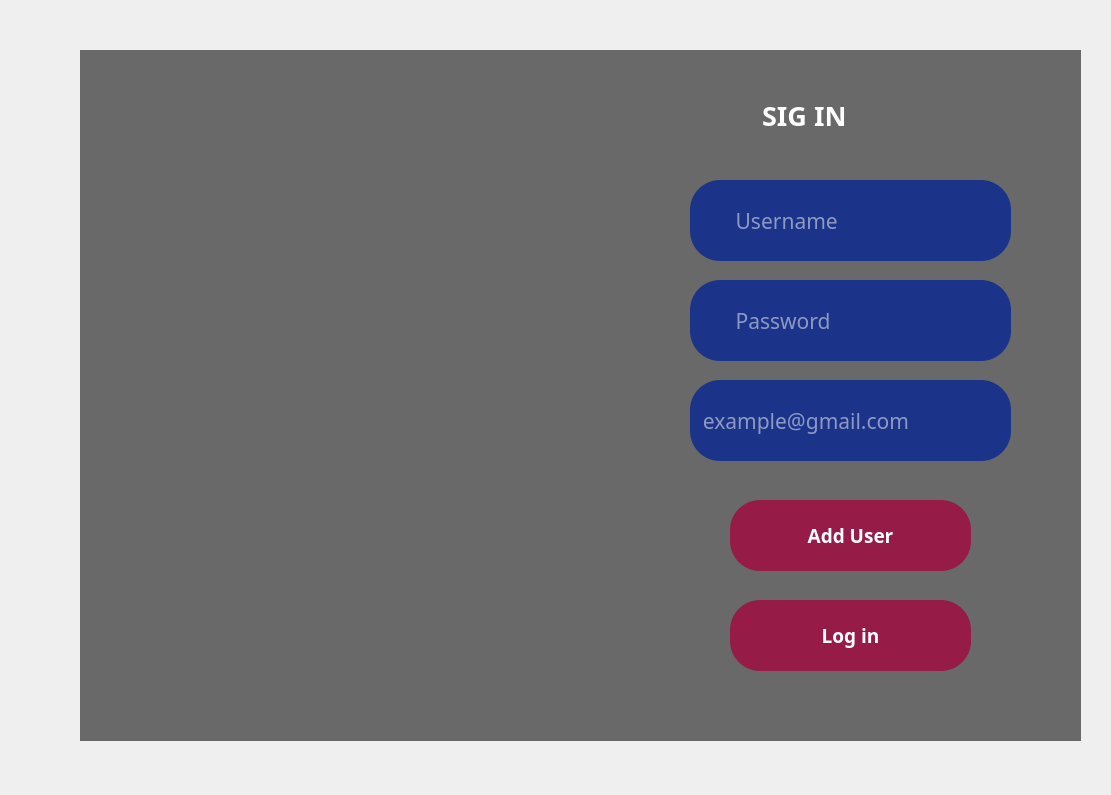
<?xml version="1.0" encoding="UTF-8"?>
<ui version="4.0">
 <class>kayitekranfrom</class>
 <widget class="QWidget" name="kayitekranfrom">
  <property name="geometry">
   <rect>
    <x>0</x>
    <y>0</y>
    <width>1111</width>
    <height>795</height>
   </rect>
  </property>
  <property name="windowTitle">
   <string>Form</string>
  </property>
  <property name="styleSheet">
   <string notr="true"/>
  </property>
  <widget class="QWidget" name="widget" native="true">
   <property name="enabled">
    <bool>true</bool>
   </property>
   <property name="geometry">
    <rect>
     <x>80</x>
     <y>50</y>
     <width>1001</width>
     <height>691</height>
    </rect>
   </property>
   <property name="styleSheet">
    <string notr="true">background-color: rgb(105,105,105);</string>
   </property>
   <widget class="QLabel" name="picturei">
    <property name="geometry">
     <rect>
      <x>0</x>
      <y>0</y>
      <width>541</width>
      <height>691</height>
     </rect>
    </property>
    <property name="styleSheet">
     <string notr="true">border-image: url(:/images/zyro-image.png);

</string>
    </property>
    <property name="text">
     <string/>
    </property>
   </widget>
   <widget class="QLabel" name="sgnyazi">
    <property name="geometry">
     <rect>
      <x>640</x>
      <y>10</y>
      <width>221</width>
      <height>111</height>
     </rect>
    </property>
    <property name="font">
     <font>
      <family>Segoe Print</family>
      <pointsize>20</pointsize>
      <weight>75</weight>
      <bold>true</bold>
     </font>
    </property>
    <property name="styleSheet">
     <string notr="true">color: rgb(255, 255, 255);</string>
    </property>
    <property name="text">
     <string>      SIG IN</string>
    </property>
   </widget>
   <widget class="QLineEdit" name="usernamelineEdit_2">
    <property name="geometry">
     <rect>
      <x>610</x>
      <y>130</y>
      <width>321</width>
      <height>81</height>
     </rect>
    </property>
    <property name="font">
     <font>
      <family>Segoe Print</family>
      <pointsize>16</pointsize>
     </font>
    </property>
    <property name="toolTip">
     <string>&lt;html&gt;&lt;head/&gt;&lt;body&gt;&lt;p&gt;sgsgsg&lt;br/&gt;&lt;/p&gt;&lt;/body&gt;&lt;/html&gt;</string>
    </property>
    <property name="styleSheet">
     <string notr="true">background:rgb(70, 15, 87);
background-color: rgb(27, 51, 136);
border:none;
border-radius:30px;
color:white;
</string>
    </property>
    <property name="text">
     <string/>
    </property>
    <property name="placeholderText">
     <string>        Username</string>
    </property>
   </widget>
   <widget class="QLineEdit" name="passwordlineEdit_2">
    <property name="geometry">
     <rect>
      <x>610</x>
      <y>230</y>
      <width>321</width>
      <height>81</height>
     </rect>
    </property>
    <property name="font">
     <font>
      <family>Segoe Print</family>
      <pointsize>16</pointsize>
     </font>
    </property>
    <property name="styleSheet">
     <string notr="true">background:rgb(70, 15, 87);
background-color: rgb(27, 51, 136);
border:none;
border-radius:30px;
color:white;
</string>
    </property>
    <property name="text">
     <string/>
    </property>
    <property name="placeholderText">
     <string>        Password</string>
    </property>
   </widget>
   <widget class="QPushButton" name="adduserbutton">
    <property name="geometry">
     <rect>
      <x>650</x>
      <y>450</y>
      <width>241</width>
      <height>71</height>
     </rect>
    </property>
    <property name="font">
     <font>
      <family>Segoe Print</family>
      <pointsize>14</pointsize>
      <weight>75</weight>
      <bold>true</bold>
     </font>
    </property>
    <property name="styleSheet">
     <string notr="true">background:rgb(150, 27, 70);
border:none;
border-radius:30px;
color:white;</string>
    </property>
    <property name="text">
     <string>Add User</string>
    </property>
   </widget>
   <widget class="QPushButton" name="loginbutton_2">
    <property name="geometry">
     <rect>
      <x>650</x>
      <y>550</y>
      <width>241</width>
      <height>71</height>
     </rect>
    </property>
    <property name="font">
     <font>
      <family>Segoe Print</family>
      <pointsize>14</pointsize>
      <weight>75</weight>
      <bold>true</bold>
     </font>
    </property>
    <property name="styleSheet">
     <string notr="true">background:rgb(150, 27, 70);
border:none;
border-radius:30px;
color:white;</string>
    </property>
    <property name="text">
     <string>Log in</string>
    </property>
   </widget>
   <widget class="QLineEdit" name="gmailLineEdit_3">
    <property name="geometry">
     <rect>
      <x>610</x>
      <y>330</y>
      <width>321</width>
      <height>81</height>
     </rect>
    </property>
    <property name="font">
     <font>
      <family>Segoe Print</family>
      <pointsize>16</pointsize>
     </font>
    </property>
    <property name="styleSheet">
     <string notr="true">background:rgb(70, 15, 87);
background-color: rgb(27, 51, 136);
border:none;
border-radius:30px;
color:white;
</string>
    </property>
    <property name="text">
     <string/>
    </property>
    <property name="placeholderText">
     <string>  example@gmail.com</string>
    </property>
   </widget>
  </widget>
 </widget>
 <resources>
  <include location="res.qrc"/>
 </resources>
 <connections/>
</ui>
